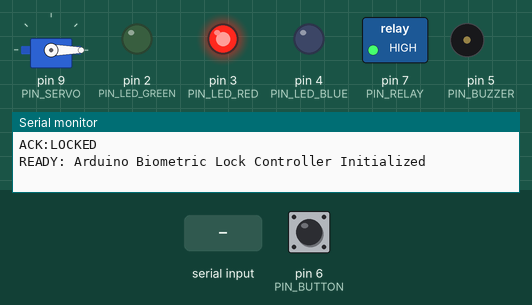
This sketch was run on a simulated Arduino Uno, built with avr-gcc and run on an emulated ATmega328P. Parts: servo, switched loads named in the sketch (green lamp = pin HIGH), output pins drawn as LEDs (lit = HIGH), buzzer (waves = sounding), the last lines printed to the serial monitor. Dashed ring = blinking. The test bench sets the inputs (shaded band); at power-on: pin 6 (PIN_BUTTON) HIGH.

Above: at 1.2 s.
1.3 s: pin 6 (PIN_BUTTON) pulled LOW for 0.15 s
At 3.2 s:
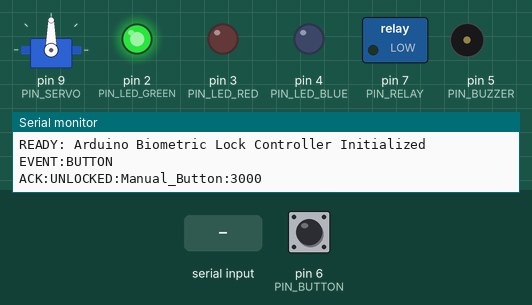
4.4 s: "DENY\n" received over Serial
At 4.77 s:
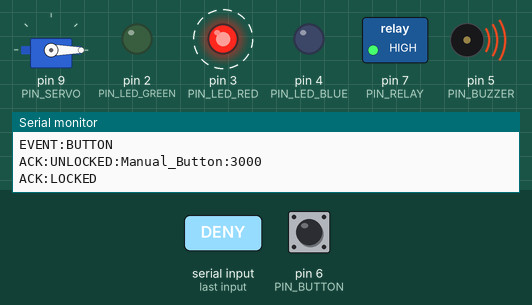
7.4 s: "BLINK:1\n" received over Serial
At 8.2 s:
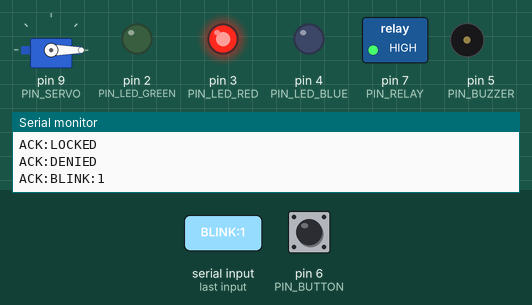
8.9 s: "STATUS:SENSING\n" received over Serial
At 9.6 s:
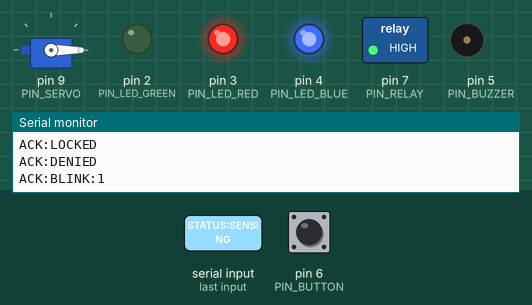
10.4 s: "BLINK:150\n" received over Serial
At 11.6 s:
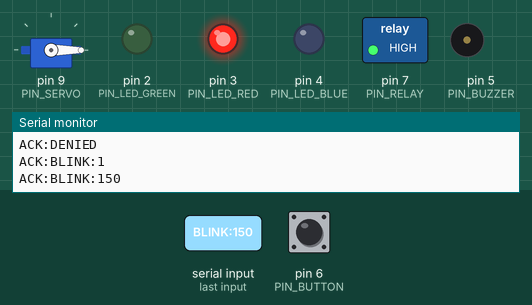
11.9 s: pin 6 (PIN_BUTTON) pulled LOW for 1 s
At 12.19 s:
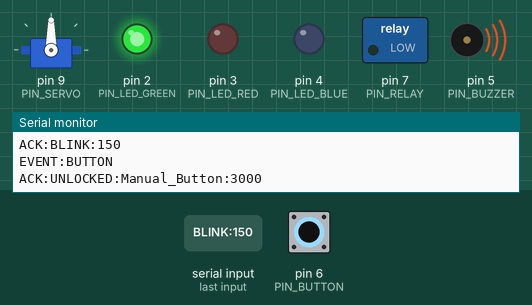
Timing chart, 0 to 16.4 s (numbered marks = the images above; inputs shaded):
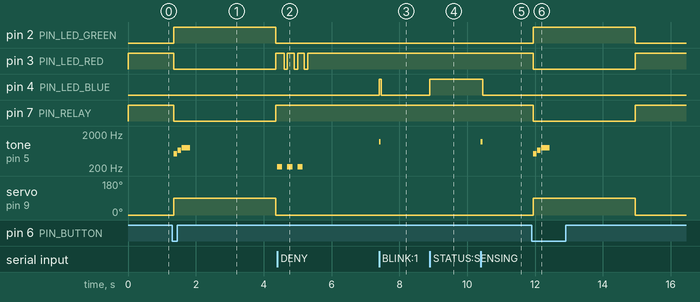

Measured:
- after the input at 1.3 s, pin 2 (PIN_LED_GREEN): LOW → HIGH after 0.05 s, → LOW 3.0 s later; pin 3 (PIN_LED_RED): HIGH → LOW after 0.05 s, → HIGH 3.0 s later
- after the input at 4.4 s, pin 3 (PIN_LED_RED): alternates HIGH for 0.20 s and LOW for 0.10 s, 6 changes in all, then stays HIGH, starting after 0.20 s; tone on pin 5 (PIN_BUZZER): alternates 220 Hz for 0.15 s and silent for 0.15 s, 6 changes in all, then stays silent, starting at once
- after the input at 7.4 s, pin 4 (PIN_LED_BLUE): LOW → HIGH at once, → LOW 0.06 s later; tone on pin 5 (PIN_BUZZER): silent → 1200 Hz at once, → silent 0.05 s later
- after the input at 8.9 s, pin 4 (PIN_LED_BLUE): LOW → HIGH at once
- after the input at 10.4 s, pin 4 (PIN_LED_BLUE): HIGH → LOW after 0.06 s; tone on pin 5 (PIN_BUZZER): silent → 1200 Hz at once, → silent 0.05 s later
- after the input at 11.9 s, pin 2 (PIN_LED_GREEN): LOW → HIGH after 0.05 s, → LOW 3.0 s later; pin 3 (PIN_LED_RED): HIGH → LOW after 0.05 s, → HIGH 3.0 s later

The sketch:

biometric_lock.ino
```cpp
/*
 * Arduino Biometric Lock Controller
 *
 * Works with Face-Eye-blink-unlock-demo running on a Raspberry Pi or PC.
 * Receives USB Serial commands to actuate relays, servos, LEDs, and buzzers.
 *
 * Circuit Connections:
 *   - Pin 7: 5V Relay Module (IN) -> Controls 12V Solenoid Door Strike
 *   - Pin 9: Servo Motor Signal (Yellow/Orange wire)
 *   - Pin 2: Green LED (via 220 ohm resistor) -> Unlocked
 *   - Pin 3: Red LED (via 220 ohm resistor) -> Locked / Denied
 *   - Pin 4: Blue LED (via 220 ohm resistor) -> Sensing / Face Detected
 *   - Pin 5: Piezo Buzzer (+) -> Audible feedback
 *   - Pin 6: Push Button (Between Pin 6 and GND) -> Manual Exit Button
 *
 * Serial Commands (115200 baud, newline terminated):
 *   - UNLOCK:<name>:<duration_ms>  (e.g., UNLOCK:Alice:3000)
 *   - LOCK
 *   - BLINK:<count>
 *   - DENY
 *   - STATUS:SENSING
 */

#include <Servo.h>

// Pin definitions
const int PIN_RELAY      = 7;   // Active-LOW relay module
const int PIN_SERVO      = 9;   // Servo lock actuator
const int PIN_LED_GREEN  = 2;   // Granted LED
const int PIN_LED_RED    = 3;   // Locked LED
const int PIN_LED_BLUE   = 4;   // Sensing LED
const int PIN_BUZZER     = 5;   // Piezo Buzzer
const int PIN_BUTTON     = 6;   // Manual Exit Pushbutton (INPUT_PULLUP)

Servo lockServo;
const int SERVO_LOCKED_POS   = 0;
const int SERVO_UNLOCKED_POS = 90;

// State management
bool isUnlocked = false;
unsigned long unlockStartTime = 0;
unsigned long unlockDuration = 3000;

// Button debounce
int lastButtonState = HIGH;
unsigned long lastDebounceTime = 0;
const unsigned long debounceDelay = 50;

String inputBuffer = "";

void setup() {
  Serial.begin(115200);
  while (!Serial && millis() < 3000); // Wait for serial on USB boards

  pinMode(PIN_RELAY, OUTPUT);
  digitalWrite(PIN_RELAY, HIGH); // Relay OFF (Active-LOW)

  pinMode(PIN_LED_GREEN, OUTPUT);
  pinMode(PIN_LED_RED, OUTPUT);
  pinMode(PIN_LED_BLUE, OUTPUT);
  pinMode(PIN_BUZZER, OUTPUT);
  pinMode(PIN_BUTTON, INPUT_PULLUP);

  lockServo.attach(PIN_SERVO);
  setLocked();

  Serial.println("READY: Arduino Biometric Lock Controller Initialized");
}

void loop() {
  // 1. Process serial commands from Raspberry Pi / PC
  while (Serial.available() > 0) {
    char c = Serial.read();
    if (c == '\n' || c == '\r') {
      if (inputBuffer.length() > 0) {
        processCommand(inputBuffer);
        inputBuffer = "";
      }
    } else {
      inputBuffer += c;
    }
  }

  // 2. Handle automatic non-blocking relocking
  if (isUnlocked && (millis() - unlockStartTime >= unlockDuration)) {
    setLocked();
  }

  // 3. Monitor manual exit button
  int reading = digitalRead(PIN_BUTTON);
  if (reading != lastButtonState) {
    lastDebounceTime = millis();
  }
  if ((millis() - lastDebounceTime) > debounceDelay) {
    if (reading == LOW && !isUnlocked) {
      Serial.println("EVENT:BUTTON");
      setUnlocked("Manual_Button", 3000);
    }
  }
  lastButtonState = reading;
}

void processCommand(String cmd) {
  cmd.trim();
  if (cmd.startsWith("UNLOCK")) {
    // Expected format: UNLOCK:<name>:<duration_ms>
    int firstColon = cmd.indexOf(':');
    int secondColon = cmd.indexOf(':', firstColon + 1);

    String name = "User";
    unsigned long dur = 3000;

    if (firstColon != -1) {
      if (secondColon != -1) {
        name = cmd.substring(firstColon + 1, secondColon);
        dur = cmd.substring(secondColon + 1).toInt();
      } else {
        name = cmd.substring(firstColon + 1);
      }
    }
    if (dur <= 0) dur = 3000;
    setUnlocked(name, dur);

  } else if (cmd == "LOCK") {
    setLocked();

  } else if (cmd.startsWith("BLINK")) {
    int colon = cmd.indexOf(':');
    int count = 1;
    if (colon != -1) {
      count = cmd.substring(colon + 1).toInt();
    }
    chirpBlink(count);

  } else if (cmd == "DENY") {
    accessDenied();

  } else if (cmd == "STATUS:SENSING") {
    digitalWrite(PIN_LED_BLUE, HIGH);
  }
}

void setUnlocked(String name, unsigned long dur) {
  isUnlocked = true;
  unlockStartTime = millis();
  unlockDuration = dur;

  // Actuate hardware
  digitalWrite(PIN_RELAY, LOW);   // Energize relay (solenoid opens)
  lockServo.write(SERVO_UNLOCKED_POS);

  digitalWrite(PIN_LED_GREEN, HIGH);
  digitalWrite(PIN_LED_RED, LOW);
  digitalWrite(PIN_LED_BLUE, LOW);

  // Victory chime on buzzer (tones: 523Hz (C5), 659Hz (E5), 784Hz (G5))
  tone(PIN_BUZZER, 523, 100);
  delay(120);
  tone(PIN_BUZZER, 659, 100);
  delay(120);
  tone(PIN_BUZZER, 784, 250);

  Serial.print("ACK:UNLOCKED:");
  Serial.print(name);
  Serial.print(":");
  Serial.println(dur);
}

void setLocked() {
  isUnlocked = false;

  digitalWrite(PIN_RELAY, HIGH);  // Release relay (solenoid locked)
  lockServo.write(SERVO_LOCKED_POS);

  digitalWrite(PIN_LED_GREEN, LOW);
  digitalWrite(PIN_LED_RED, HIGH);
  digitalWrite(PIN_LED_BLUE, LOW);

  Serial.println("ACK:LOCKED");
}

void chirpBlink(int count) {
  digitalWrite(PIN_LED_BLUE, HIGH);
  tone(PIN_BUZZER, 1200, 50);
  delay(60);
  digitalWrite(PIN_LED_BLUE, LOW);
  Serial.print("ACK:BLINK:");
  Serial.println(count);
}

void accessDenied() {
  digitalWrite(PIN_LED_BLUE, LOW);
  digitalWrite(PIN_LED_GREEN, LOW);

  for (int i = 0; i < 3; i++) {
    digitalWrite(PIN_LED_RED, HIGH);
    tone(PIN_BUZZER, 220, 150);
    delay(200);
    digitalWrite(PIN_LED_RED, LOW);
    delay(100);
  }
  digitalWrite(PIN_LED_RED, HIGH);
  Serial.println("ACK:DENIED");
}
```
